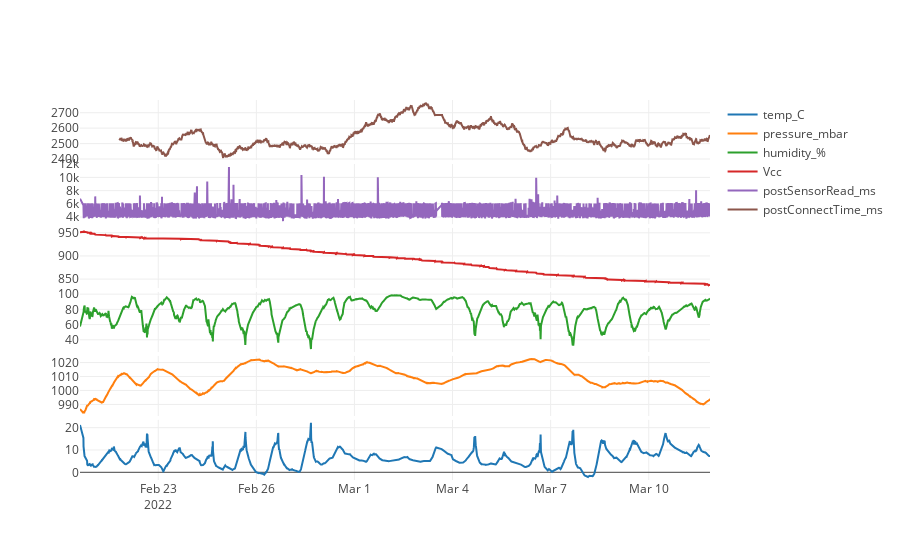

Notebook source saved alongside this figure:
### Code cell
traces = [
    go.Scatter(
    x=df["timestamp"],
    y=df["temp_C"],
    name="temp_C",
    hovertemplate='<b>%{x}</b><br>%{y:.1f}',
),
go.Scatter(
    x=df["timestamp"],
    y=df["pressure_Pa"]/100,
    name="pressure_mbar",
    yaxis="y2",
    hovertemplate='<b>%{x}</b><br>%{y:.0f}',
),
go.Scatter(
    x=df["timestamp"],
    y=df["humidity_%"],
    name="humidity_%",
    yaxis="y3",
    hovertemplate='<b>%{x}</b><br>%{y:.1f}',
),
go.Scatter(
    x=df["timestamp"],
    y=df["Vcc"],
    name="Vcc",
    yaxis="y4",
    hovertemplate='<b>%{x}</b><br>%{y:.0f}',
),
go.Scatter(
    x=df["timestamp"],
    y=df["postSensorRead_ms"],
    name="postSensorRead_ms",
    yaxis="y5",
    hovertemplate='<b>%{x}</b><br>%{y:.0f}',
),
go.Scatter(
    x=df["timestamp"],
    y=df["postConnectTime_ms"].rolling(window=12*24).mean(),
    name="postConnectTime_ms",
    yaxis="y6",
    hovertemplate='<b>%{x}</b><br>%{y:.0f}',
),
]

fig = make_subplots(rows=len(traces), cols=1, shared_xaxes=True, vertical_spacing=0.01, start_cell="bottom-left", )

for trace in traces:
    fig.add_trace(trace)

fig.update_layout(template="none", hovermode="x")

fig.show()

### Figure 1 — Plotly figure (JSON) as saved in the notebook; plotly's stock layout.template omitted (floating-point values rounded to 4 significant figures; data arrays with more than 128 entries replaced by an {"elided": "..."} marker saying what was removed)
{"data": [{"hovertemplate": "<b>%{x}</b><br>%{y:.1f}", "name": "temp_C", "type": "scatter", "x": {"elided": "5043 str values"}, "y": {"elided": "5043 float values"}}, {"hovertemplate": "<b>%{x}</b><br>%{y:.0f}", "name": "pressure_mbar", "type": "scatter", "x": {"elided": "5043 str values"}, "y": {"elided": "5043 float values"}, "yaxis": "y2"}, {"hovertemplate": "<b>%{x}</b><br>%{y:.1f}", "name": "humidity_%", "type": "scatter", "x": {"elided": "5043 str values"}, "y": {"elided": "5043 float values"}, "yaxis": "y3"}, {"hovertemplate": "<b>%{x}</b><br>%{y:.0f}", "name": "Vcc", "type": "scatter", "x": {"elided": "5043 str values"}, "y": {"elided": "5043 int values"}, "yaxis": "y4"}, {"hovertemplate": "<b>%{x}</b><br>%{y:.0f}", "name": "postSensorRead_ms", "type": "scatter", "x": {"elided": "5043 str values"}, "y": {"elided": "5043 int values"}, "yaxis": "y5"}, {"hovertemplate": "<b>%{x}</b><br>%{y:.0f}", "name": "postConnectTime_ms", "type": "scatter", "x": {"elided": "5043 str values"}, "y": {"elided": "5043 float values"}, "yaxis": "y6"}], "layout": {"hovermode": "x", "xaxis": {"anchor": "y", "domain": [0, 1]}, "xaxis2": {"anchor": "y2", "domain": [0, 1], "matches": "x", "showticklabels": false}, "xaxis3": {"anchor": "y3", "domain": [0, 1], "matches": "x", "showticklabels": false}, "xaxis4": {"anchor": "y4", "domain": [0, 1], "matches": "x", "showticklabels": false}, "xaxis5": {"anchor": "y5", "domain": [0, 1], "matches": "x", "showticklabels": false}, "xaxis6": {"anchor": "y6", "domain": [0, 1], "matches": "x", "showticklabels": false}, "yaxis": {"anchor": "x", "domain": [0, 0.1583]}, "yaxis2": {"anchor": "x2", "domain": [0.1683, 0.3267]}, "yaxis3": {"anchor": "x3", "domain": [0.3367, 0.495]}, "yaxis4": {"anchor": "x4", "domain": [0.505, 0.6633]}, "yaxis5": {"anchor": "x5", "domain": [0.6733, 0.8317]}, "yaxis6": {"anchor": "x6", "domain": [0.8417, 1]}}}
